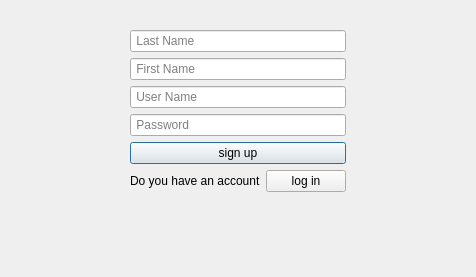
<?xml version="1.0" encoding="UTF-8"?>
<ui version="4.0">
 <class>signUp</class>
 <widget class="QDialog" name="signUp">
  <property name="geometry">
   <rect>
    <x>0</x>
    <y>0</y>
    <width>476</width>
    <height>277</height>
   </rect>
  </property>
  <property name="windowTitle">
   <string>Dialog</string>
  </property>
  <widget class="QWidget" name="">
   <property name="geometry">
    <rect>
     <x>130</x>
     <y>30</y>
     <width>216</width>
     <height>168</height>
    </rect>
   </property>
   <layout class="QGridLayout" name="gridLayout">
    <item row="0" column="0" colspan="2">
     <widget class="QLineEdit" name="lineEdit_lname">
      <property name="placeholderText">
       <string notr="true"> Last Name</string>
      </property>
      <property name="cursorMoveStyle">
       <enum>Qt::LogicalMoveStyle</enum>
      </property>
     </widget>
    </item>
    <item row="1" column="0" colspan="2">
     <widget class="QLineEdit" name="lineEdit_fname">
      <property name="inputMask">
       <string/>
      </property>
      <property name="text">
       <string/>
      </property>
      <property name="placeholderText">
       <string> First Name</string>
      </property>
     </widget>
    </item>
    <item row="2" column="0" colspan="2">
     <widget class="QLineEdit" name="lineEdit_1">
      <property name="placeholderText">
       <string> User Name</string>
      </property>
     </widget>
    </item>
    <item row="3" column="0" colspan="2">
     <widget class="QLineEdit" name="lineEdit_2">
      <property name="placeholderText">
       <string> Password</string>
      </property>
     </widget>
    </item>
    <item row="4" column="0" colspan="2">
     <widget class="QPushButton" name="pushButton">
      <property name="text">
       <string>sign up</string>
      </property>
     </widget>
    </item>
    <item row="5" column="0">
     <widget class="QLabel" name="label_5">
      <property name="text">
       <string>Do you have an account?</string>
      </property>
     </widget>
    </item>
    <item row="5" column="1">
     <widget class="QPushButton" name="pushButton_3">
      <property name="text">
       <string>log in</string>
      </property>
     </widget>
    </item>
   </layout>
  </widget>
 </widget>
 <resources/>
 <connections/>
</ui>
